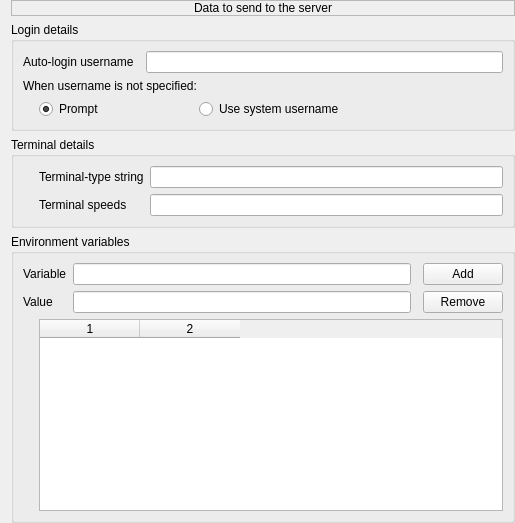
     <widget class="QWidget" name="page_15">
      <layout class="QVBoxLayout" name="verticalLayout_51" stretch="0,1,1,1">
       <property name="topMargin">
        <number>0</number>
       </property>
       <property name="rightMargin">
        <number>0</number>
       </property>
       <property name="bottomMargin">
        <number>0</number>
       </property>
       <item>
        <widget class="QLabel" name="label_68">
         <property name="sizePolicy">
          <sizepolicy hsizetype="Preferred" vsizetype="Minimum">
           <horstretch>0</horstretch>
           <verstretch>0</verstretch>
          </sizepolicy>
         </property>
         <property name="frameShape">
          <enum>QFrame::Shape::StyledPanel</enum>
         </property>
         <property name="text">
          <string>Data to send to the server</string>
         </property>
         <property name="alignment">
          <set>Qt::AlignmentFlag::AlignCenter</set>
         </property>
         <property name="margin">
          <number>2</number>
         </property>
        </widget>
       </item>
       <item>
        <widget class="QGroupBox" name="groupBox_35">
         <property name="sizePolicy">
          <sizepolicy hsizetype="Preferred" vsizetype="Maximum">
           <horstretch>0</horstretch>
           <verstretch>0</verstretch>
          </sizepolicy>
         </property>
         <property name="title">
          <string>Login details</string>
         </property>
         <property name="flat">
          <bool>true</bool>
         </property>
         <layout class="QGridLayout" name="gridLayout_32">
          <item row="2" column="1" colspan="3">
           <layout class="QHBoxLayout" name="horizontalLayout_9">
            <item>
             <widget class="QRadioButton" name="rb_datausername_prompt">
              <property name="sizePolicy">
               <sizepolicy hsizetype="Minimum" vsizetype="Fixed">
                <horstretch>1</horstretch>
                <verstretch>0</verstretch>
               </sizepolicy>
              </property>
              <property name="text">
               <string>Prompt</string>
              </property>
              <property name="checked">
               <bool>true</bool>
              </property>
             </widget>
            </item>
            <item>
             <widget class="QRadioButton" name="rb_datausername_systemsuse">
              <property name="sizePolicy">
               <sizepolicy hsizetype="Minimum" vsizetype="Fixed">
                <horstretch>1</horstretch>
                <verstretch>0</verstretch>
               </sizepolicy>
              </property>
              <property name="text">
               <string>Use system username </string>
              </property>
             </widget>
            </item>
            <item>
             <spacer name="horizontalSpacer">
              <property name="orientation">
               <enum>Qt::Orientation::Horizontal</enum>
              </property>
              <property name="sizeHint" stdset="0">
               <size>
                <width>150</width>
                <height>20</height>
               </size>
              </property>
             </spacer>
            </item>
           </layout>
          </item>
          <item row="0" column="3">
           <widget class="QLineEdit" name="le_datausername"/>
          </item>
          <item row="1" column="0" colspan="4">
           <widget class="QLabel" name="label_70">
            <property name="text">
             <string>When username is not specified:</string>
            </property>
           </widget>
          </item>
          <item row="0" column="0" colspan="2">
           <widget class="QLabel" name="label_69">
            <property name="minimumSize">
             <size>
              <width>90</width>
              <height>0</height>
             </size>
            </property>
            <property name="text">
             <string>Auto-login username</string>
            </property>
           </widget>
          </item>
          <item row="2" column="0">
           <widget class="QWidget" name="widget_39" native="true">
            <property name="sizePolicy">
             <sizepolicy hsizetype="Fixed" vsizetype="Fixed">
              <horstretch>0</horstretch>
              <verstretch>0</verstretch>
             </sizepolicy>
            </property>
            <property name="minimumSize">
             <size>
              <width>10</width>
              <height>10</height>
             </size>
            </property>
            <property name="maximumSize">
             <size>
              <width>10</width>
              <height>10</height>
             </size>
            </property>
           </widget>
          </item>
         </layout>
        </widget>
       </item>
       <item>
        <widget class="QGroupBox" name="groupBox_36">
         <property name="sizePolicy">
          <sizepolicy hsizetype="Preferred" vsizetype="Maximum">
           <horstretch>0</horstretch>
           <verstretch>0</verstretch>
          </sizepolicy>
         </property>
         <property name="title">
          <string>Terminal details</string>
         </property>
         <property name="flat">
          <bool>true</bool>
         </property>
         <layout class="QGridLayout" name="gridLayout_55">
          <item row="0" column="1">
           <widget class="QLabel" name="label_71">
            <property name="minimumSize">
             <size>
              <width>90</width>
              <height>0</height>
             </size>
            </property>
            <property name="text">
             <string>Terminal-type string</string>
            </property>
           </widget>
          </item>
          <item row="1" column="2">
           <widget class="QLineEdit" name="le_termspeed">
            <property name="text">
             <string/>
            </property>
           </widget>
          </item>
          <item row="1" column="1">
           <widget class="QLabel" name="label_72">
            <property name="text">
             <string>Terminal speeds</string>
            </property>
           </widget>
          </item>
          <item row="0" column="2">
           <widget class="QLineEdit" name="le_termtype">
            <property name="text">
             <string/>
            </property>
           </widget>
          </item>
          <item row="0" column="0">
           <widget class="QWidget" name="widget_40" native="true">
            <property name="sizePolicy">
             <sizepolicy hsizetype="Fixed" vsizetype="Fixed">
              <horstretch>0</horstretch>
              <verstretch>0</verstretch>
             </sizepolicy>
            </property>
            <property name="minimumSize">
             <size>
              <width>10</width>
              <height>10</height>
             </size>
            </property>
            <property name="maximumSize">
             <size>
              <width>10</width>
              <height>10</height>
             </size>
            </property>
           </widget>
          </item>
         </layout>
        </widget>
       </item>
       <item>
        <widget class="QGroupBox" name="groupBox_37">
         <property name="title">
          <string>Environment variables</string>
         </property>
         <property name="flat">
          <bool>true</bool>
         </property>
         <layout class="QGridLayout" name="gridLayout_3">
          <item row="0" column="2">
           <widget class="QLineEdit" name="le_env_var">
            <property name="sizePolicy">
             <sizepolicy hsizetype="Expanding" vsizetype="Fixed">
              <horstretch>0</horstretch>
              <verstretch>0</verstretch>
             </sizepolicy>
            </property>
           </widget>
          </item>
          <item row="1" column="2">
           <widget class="QLineEdit" name="le_env_value">
            <property name="sizePolicy">
             <sizepolicy hsizetype="Expanding" vsizetype="Fixed">
              <horstretch>0</horstretch>
              <verstretch>0</verstretch>
             </sizepolicy>
            </property>
           </widget>
          </item>
          <item row="1" column="4">
           <widget class="QPushButton" name="pb_env_remove">
            <property name="text">
             <string>Remove</string>
            </property>
           </widget>
          </item>
          <item row="0" column="4">
           <widget class="QPushButton" name="pb_env_add">
            <property name="sizePolicy">
             <sizepolicy hsizetype="Maximum" vsizetype="Fixed">
              <horstretch>1</horstretch>
              <verstretch>0</verstretch>
             </sizepolicy>
            </property>
            <property name="text">
             <string>Add</string>
            </property>
           </widget>
          </item>
          <item row="2" column="1" colspan="4">
           <widget class="QTableWidget" name="tb_env_vars">
            <property name="selectionBehavior">
             <enum>QAbstractItemView::SelectionBehavior::SelectRows</enum>
            </property>
            <property name="columnCount">
             <number>2</number>
            </property>
            <column/>
            <column/>
           </widget>
          </item>
          <item row="0" column="0" colspan="2">
           <widget class="QLabel" name="label_73">
            <property name="sizePolicy">
             <sizepolicy hsizetype="Maximum" vsizetype="Preferred">
              <horstretch>0</horstretch>
              <verstretch>0</verstretch>
             </sizepolicy>
            </property>
            <property name="text">
             <string>Variable</string>
            </property>
           </widget>
          </item>
          <item row="1" column="0" colspan="2">
           <widget class="QLabel" name="label_74">
            <property name="sizePolicy">
             <sizepolicy hsizetype="Maximum" vsizetype="Preferred">
              <horstretch>0</horstretch>
              <verstretch>0</verstretch>
             </sizepolicy>
            </property>
            <property name="text">
             <string>Value</string>
            </property>
           </widget>
          </item>
          <item row="2" column="0">
           <widget class="QWidget" name="widget_41" native="true">
            <property name="sizePolicy">
             <sizepolicy hsizetype="Fixed" vsizetype="Fixed">
              <horstretch>0</horstretch>
              <verstretch>0</verstretch>
             </sizepolicy>
            </property>
            <property name="minimumSize">
             <size>
              <width>10</width>
              <height>10</height>
             </size>
            </property>
            <property name="maximumSize">
             <size>
              <width>10</width>
              <height>10</height>
             </size>
            </property>
           </widget>
          </item>
         </layout>
        </widget>
       </item>
      </layout>
     </widget>
